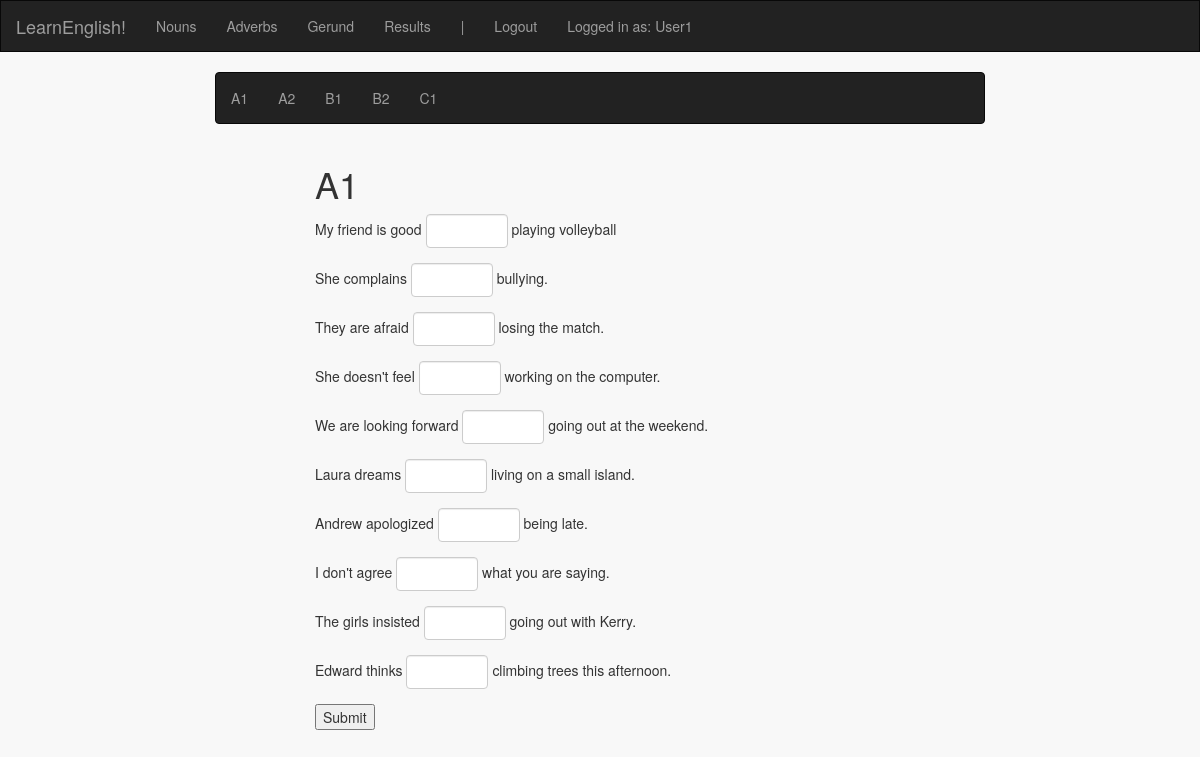
Screenshot of /gerund/A1 (signed in) with the database file from the repository.
### english_exercises/models.py (models this page shows, shortened)
class User(db.Model):
    id = db.Column(db.Integer, primary_key=True)
    username = db.Column(db.String(80), unique=True)
    password = db.Column(db.String(80))
    amountCorrect = db.Column(db.Integer)
    amountIncorrect = db.Column(db.Integer)
    score = db.Column(db.Integer)

class OpenQuestion(db.Model):
    id = db.Column(db.Integer, primary_key=True)
    question = db.Column(db.String(80))
    answer = db.Column(db.String(80))
    category = db.Column(db.String(80))
    level = db.Column(db.String(80))

### english_exercises/views.py (the view, shortened to what this page needs)
@app.route("/gerund")
@app.route('/gerund/<level>', methods=['GET', 'POST'])
@login_required
def gerund(level=None):
    options = ['about', 'for', 'on', 'to', 'of', 'up']
    if level == None:
        return render_template('gerund/gerund.html')
    else:
        if request.method == 'GET':
            if allowed_in_level(level, calculate_score(session['username'])):
                if level != "A2":
                    questions = OpenQuestion.query.filter_by(category='Gerund').filter_by(level=level).all()
                    return render_template('gerund/' + level + '.html', level=level, questions=questions)
                else:
                    questions = MultiQuestion.query.filter_by(category='Gerund').filter_by(level=level).all()
                    return render_template('gerund/' + level + '.html', level=level, questions=questions, options=options)
            else:
                return render_template('gerund/locked.html')
    return render_template('gerund/gerund.html')

### english_exercises/level_access.py (called while the page is built, shortened)
def calculate_score(username):
    if get_correct_answers(username) <= 0:
        return 0
    else:
        ratio = get_correct_answers(username) / (get_correct_answers(username) + get_incorrect_answers(username))
        score = get_correct_answers(username) * ratio
        if score < 0:
            return 0
        else:
            return round(score, 2)

def get_correct_answers(user_name):
    return User.query.filter_by(username=user_name).first().amountCorrect

def get_incorrect_answers(user_name):
    return User.query.filter_by(username=user_name).first().amountIncorrect

def allowed_in_level(level, score):
    if 'A' in level:
        return True

### english_exercises/views.py (called while the page is built)
def login_required(f):
    @wraps(f)
    def decorated_function(*args, **kwargs):
        if session.get('logged_in') is None:
            flash("You must be logged in for this feature")
            return redirect(url_for('login', next=request.url))
        return f(*args, **kwargs)
    return decorated_function

### english_exercises/templates/gerund/A1.html
{% extends 'gerund/gerund.html' %}
{% block form %}
<div class="col-xs-3"></div>
<div class="col-xs-6 center">
    <h1>{{level}}</h1>
    <form action="/gerund/{{level}}" method="POST">
        {% include 'singleopen.html' %}
        <input type="submit" value="Submit">
    </form>
</div>
<div class="col-xs-3"></div>
{% endblock %}

### english_exercises/templates/index.html (shortened to what this page needs)
<!DOCTYPE html>
<html lang="en">
<head>
    <link href="https://maxcdn.bootstrapcdn.com/bootstrap/3.3.7/css/bootstrap.min.css" rel="stylesheet">
    <link rel=stylesheet type=text/css href="{{ url_for('static', filename='style.css') }}">
</head>
<body class="container-fluid">
  <div class="row">
    <nav id="menu" class="navbar navbar-inverse">
        <div class="navbar-header">
          <a class="navbar-brand" href="/">LearnEnglish!</a>
        </div>
        <ul class="nav navbar-nav">
            <li><a href="{{ url_for ('nouns') }}">Nouns</a></li>
            <li><a href="{{ url_for ('adverbs') }}">Adverbs</a></li>
            <li><a href="{{ url_for ('gerund') }}">Gerund</a></li>
            <li><a href="{{ url_for ('results') }}">Results</a></li>
            <li><a>|</a></li>
            {% if not session.logged_in %}
                <li><a href="{{ url_for ('login') }}">Login</a></li>
                <li><a href="{{ url_for ('register') }}">Register</a></li>
            {% else %}
                <li><a href="{{ url_for('logout') }}">Logout</a></li>
            {% endif %}
            {% if session.logged_in %}
                <li><a>Logged in as: {{ session['username'] }}</a></li>
            {% endif %}
        </ul>
    </nav>
  </div>
  <div class="row">
      <div class="col-xs-12 center">
          {% block body %}
          {% endblock %}
      </div>
  </div>
</body>
</html>

### english_exercises/templates/singleopen.html
{% from 'inputmacro.html' import input %}
{% for q in questions %}
    <div class="form-group form-inline">
            {{- q.question |format(input(q.id))|safe -}}
    </div>
{% endfor %}

### english_exercises/templates/inputmacro.html
{% macro input(name, value='', type='text', size=5) -%}
    <input type="{{ type }}" name="{{ name }}" value="{{ value|e }}" size="{{ size }}" class="form-control">
{%- endmacro %}

### english_exercises/static/style.css (style rules this page uses)
body { background-color: #f8f8f8 }
#menu { border-radius: 0px; }

### english_exercises/templates/gerund/gerund.html (style rules this page uses)
input.form-control { width: 20px; }

### rows the page displays
User: username "User1"
OpenQuestion: question "My friend is good playing volleyball"
OpenQuestion: question "She complains bullying."
OpenQuestion: question "They are afraid losing the match."
OpenQuestion: question "She doesn't feel working on the computer."
OpenQuestion: question "We are looking forward going out at the weekend."
OpenQuestion: question "Laura dreams living on a small island."
OpenQuestion: question "Andrew apologized being late."
OpenQuestion: question "I don't agree what you are saying."
OpenQuestion: question "The girls insisted going out with Kerry."
OpenQuestion: question "Edward thinks climbing trees this afternoon."

### other values shown
{{ level }} "A1"
